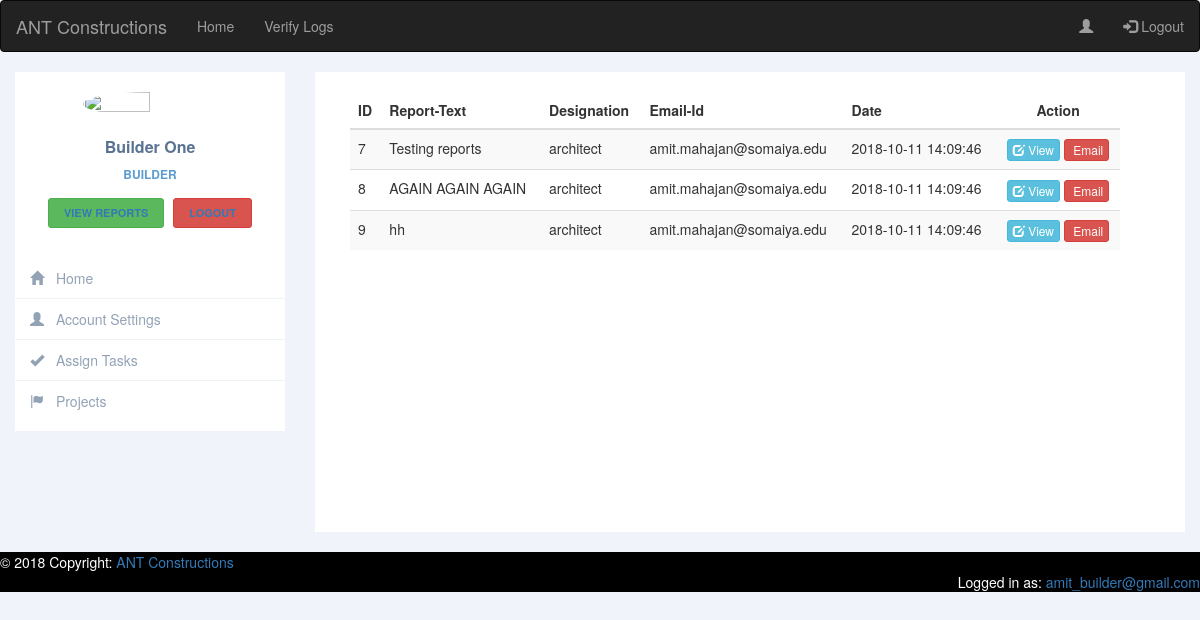
Screenshot of /leramiz/viewReportsBuilder.php (signed in) with the database file from the repository.
### tables this page shows
CREATE TABLE `report` (
  `employeeEmailId` varchar(100) NOT NULL,
  `employeeType` varchar(100) NOT NULL DEFAULT 'architect',
  `reportText` varchar(500) NOT NULL DEFAULT 'Default Report Text',
  `reportLink` varchar(500) NOT NULL,
  `reportId` int(11) NOT NULL,
  `reportDate` timestamp NOT NULL DEFAULT CURRENT_TIMESTAMP
);

### leramiz/viewReportsBuilder.php (the view, shortened to what this page needs)
  <!DOCTYPE html>
  <html>
  <head>
    <link rel="stylesheet" href="https://maxcdn.bootstrapcdn.com/bootstrap/3.3.7/css/bootstrap.min.css">
    <link rel="stylesheet" type="text/css" href="css/architectSidebar.css">
  </head>
  <body>
  <nav class="navbar navbar-inverse">
    <div class="container-fluid">
      <div class="navbar-header">
      <a class="navbar-brand" href="#">ANT Constructions</a>
      </div>
      <ul class="nav navbar-nav">
        <li><a href="builderHomePage.php">Home</a></li>
        <li><a href="verifyLogsBuilder.php">Verify Logs</a></li>
      </ul>
      <ul class="nav navbar-nav navbar-right">
        <li><a href="builderHomePage.php"><span class="glyphicon glyphicon-user"></span></a></li>
        <li><a href="logout.php"><span class="glyphicon glyphicon-log-in"></span> Logout</a></li>
      </ul>
    </div>
  </nav>
  <div class="row profile">
    <div class="col-md-3 col-sm-3">
      <div class="profile-sidebar">
        <div class="profile-userpic">
          <img src="<?php echo $_SESSION['employeeDP']; ?>" class="img-responsive" alt="">
        </div>
        <div class="profile-usertitle">
          <div class="profile-usertitle-name">
            <?php echo $_SESSION['employeeName']; ?>
          </div>
          <div class="profile-usertitle-job">
            Builder
          </div>
        </div>
        <div class="profile-userbuttons">
          <button type="button" class="btn btn-success btn-sm"><a href="viewReportsBuilder.php">View reports</a></button>
          <button type="button" class="btn btn-danger btn-sm"><a href="logout.php">Logout</a></button>
        </div>
        <div class="profile-usermenu">
          <ul class="nav">
            <li>
              <a href="builderHomePage.php">
              <i class="glyphicon glyphicon-home"></i>
              Home </a>
            </li>
            <li>
              <a href="changeAccountDetailsBuilder.php">
              <i class="glyphicon glyphicon-user"></i>
              Account Settings </a>
            </li>
            <li>
              <a href="assignTasksBuilder.php" target="_blank">
              <i class="glyphicon glyphicon-ok"></i>
              Assign Tasks </a>
            </li>
            <li>
              <a href="categories.php">
              <i class="glyphicon glyphicon-flag"></i>
              Projects </a>
            </li>
          </ul>
        </div>
      </div>
    </div>
     <div class="col-md-9  col-sm-9">
            <div class="profile-content" style="height: 100%">
                  <?php
                        include 'connection.php';
                        $sql = "SELECT * FROM report";
                        $result = mysqli_query($conn, $sql);
                        if(mysqli_num_rows($result) > 0)
                        {
                          echo '<div class="container-fluid">
                      <div class="row col-md-12 custyle">
                      <table class="table table-striped custab">
                      <thead>
                          <tr>
                              <th>ID</th>
                              <th>Report-Text</th>
                              <th>Designation</th>
                              <th>Email-Id</th>
                              <th>Date</th>
                              <th class="text-center">Action</th>
                          </tr>
                      </thead>';
                          while($row = mysqli_fetch_assoc($result))
                          {
                            echo "<tr>
                                  <td>".$row['reportId']."</td>
                                  <td>".$row['reportText']."</td>
                                  <td>".$row['employeeType']."</td>
                                  <td>".$row['employeeEmailId']."</td>
                                  <td>".$row['reportDate']."</td>
                                  <td class='text-center'><a class='btn btn-info btn-xs' href=".$row['reportLink']." target='_blank'><span class='glyphicon glyphicon-edit'></span> View</a> <a href='#' class='btn btn-danger btn-xs'><span class='glyphicon glyphicon-contact'></span> Email</a></td>
                              </tr>";
                          }
                          echo "</table>
                              </div>
                          </div>";
                        }
                        else
                          echo "<div class='container-fluid'><h2>No Reports Found!</h2></div>";
                  ?>
            </div>
    </div>
  </div>
  </body>
<footer class="page-footer font-small blue" style="background-color: black;">
  <div class="footer-copyright text-left py-3"><span style="color: white;">© 2018 Copyright:</span>
    <a href="index.php"> ANT Constructions</a>
  </div>
  <div class="footer-copyright text-right py-3"><span style="color: white;">Logged in as:</span>
    <a href="architectHomePage.php"> <?php echo $_SESSION['employeeEmailId']; ?></a>
  </div>
</footer>
  </html>

### leramiz/css/architectSidebar.css (style rules this page uses)
body { background: #F1F3FA; }
.profile { margin: 20px 0; }
.profile-sidebar { padding: 20px 0 10px 0; background: #fff; }
.profile-userpic img { float: none; margin: 0 auto; width: 50%; height: 50%; -webkit-border-radius: 50% !important; -moz-border-radius: 50% !important; border-radius: 50% !important; }
.profile-usertitle { text-align: center; margin-top: 20px; }
.profile-usertitle-name { color: #5a7391; font-size: 16px; font-weight: 600; margin-bottom: 7px; }
.profile-usertitle-job { text-transform: uppercase; color: #5b9bd1; font-size: 12px; font-weight: 600; margin-bottom: 15px; }
.profile-userbuttons { text-align: center; margin-top: 10px; }
.profile-userbuttons .btn { text-transform: uppercase; font-size: 11px; font-weight: 600; padding: 6px 15px; margin-right: 5px; }
.profile-userbuttons .btn:last-child { margin-right: 0px; }
.profile-usermenu { margin-top: 30px; }
.profile-usermenu ul li { border-bottom: 1px solid #f0f4f7; }
.profile-usermenu ul li:last-child { border-bottom: none; }
.profile-usermenu ul li a { color: #93a3b5; font-size: 14px; font-weight: 400; }
.profile-usermenu ul li a i { margin-right: 8px; font-size: 14px; }
.profile-content { padding: 20px; background: #fff; min-height: 460px; }

### rows the page displays
report: reportId "7", reportText "Testing reports", employeeType "architect", employeeEmailId "amit.mahajan@somaiya.edu", reportDate "2018-10-11 14:09:46"
report: reportId "8", reportText "AGAIN AGAIN AGAIN", employeeType "architect", employeeEmailId "amit.mahajan@somaiya.edu", reportDate "2018-10-11 14:09:46"
report: reportId "9", reportText "hh", employeeType "architect", employeeEmailId "amit.mahajan@somaiya.edu", reportDate "2018-10-11 14:09:46"

### other values shown
$_SESSION['employeeName'] "Builder One"
$_SESSION['employeeEmailId'] "amit_builder@gmail.com"
